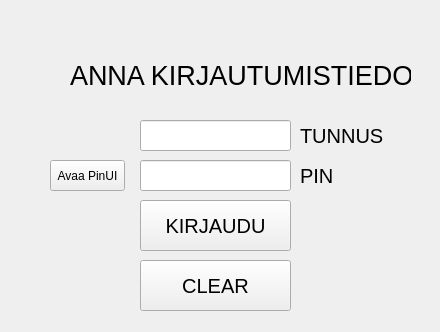
<?xml version="1.0" encoding="UTF-8"?>
<ui version="4.0">
 <class>MainWindow</class>
 <widget class="QMainWindow" name="MainWindow">
  <property name="geometry">
   <rect>
    <x>0</x>
    <y>0</y>
    <width>440</width>
    <height>332</height>
   </rect>
  </property>
  <property name="windowTitle">
   <string>MainWindow</string>
  </property>
  <widget class="QWidget" name="centralwidget">
   <widget class="QLabel" name="label_otsikko">
    <property name="geometry">
     <rect>
      <x>70</x>
      <y>50</y>
      <width>341</width>
      <height>51</height>
     </rect>
    </property>
    <property name="font">
     <font>
      <pointsize>20</pointsize>
     </font>
    </property>
    <property name="text">
     <string>ANNA KIRJAUTUMISTIEDOT</string>
    </property>
   </widget>
   <widget class="QPushButton" name="button_kirjaudu">
    <property name="geometry">
     <rect>
      <x>140</x>
      <y>200</y>
      <width>151</width>
      <height>51</height>
     </rect>
    </property>
    <property name="font">
     <font>
      <pointsize>15</pointsize>
     </font>
    </property>
    <property name="text">
     <string>KIRJAUDU</string>
    </property>
   </widget>
   <widget class="QLabel" name="mw_label_tunnus">
    <property name="geometry">
     <rect>
      <x>300</x>
      <y>120</y>
      <width>91</width>
      <height>31</height>
     </rect>
    </property>
    <property name="font">
     <font>
      <pointsize>15</pointsize>
     </font>
    </property>
    <property name="text">
     <string>TUNNUS</string>
    </property>
   </widget>
   <widget class="QLabel" name="label_pin">
    <property name="geometry">
     <rect>
      <x>300</x>
      <y>160</y>
      <width>91</width>
      <height>31</height>
     </rect>
    </property>
    <property name="font">
     <font>
      <pointsize>15</pointsize>
     </font>
    </property>
    <property name="text">
     <string>PIN</string>
    </property>
   </widget>
   <widget class="QPushButton" name="button_clear">
    <property name="geometry">
     <rect>
      <x>140</x>
      <y>260</y>
      <width>151</width>
      <height>51</height>
     </rect>
    </property>
    <property name="font">
     <font>
      <pointsize>15</pointsize>
     </font>
    </property>
    <property name="text">
     <string>CLEAR</string>
    </property>
   </widget>
   <widget class="QLineEdit" name="line_tunnus">
    <property name="geometry">
     <rect>
      <x>140</x>
      <y>120</y>
      <width>151</width>
      <height>31</height>
     </rect>
    </property>
    <property name="inputMethodHints">
     <set>Qt::ImhHiddenText|Qt::ImhNoAutoUppercase|Qt::ImhNoPredictiveText|Qt::ImhSensitiveData</set>
    </property>
    <property name="inputMask">
     <string/>
    </property>
    <property name="text">
     <string/>
    </property>
    <property name="frame">
     <bool>true</bool>
    </property>
    <property name="echoMode">
     <enum>QLineEdit::Password</enum>
    </property>
   </widget>
   <widget class="QLineEdit" name="line_pin">
    <property name="geometry">
     <rect>
      <x>140</x>
      <y>160</y>
      <width>151</width>
      <height>31</height>
     </rect>
    </property>
    <property name="echoMode">
     <enum>QLineEdit::Password</enum>
    </property>
   </widget>
   <widget class="QPushButton" name="pushButton">
    <property name="geometry">
     <rect>
      <x>50</x>
      <y>160</y>
      <width>75</width>
      <height>31</height>
     </rect>
    </property>
    <property name="text">
     <string>Avaa PinUI</string>
    </property>
   </widget>
  </widget>
 </widget>
 <resources/>
 <connections/>
</ui>
